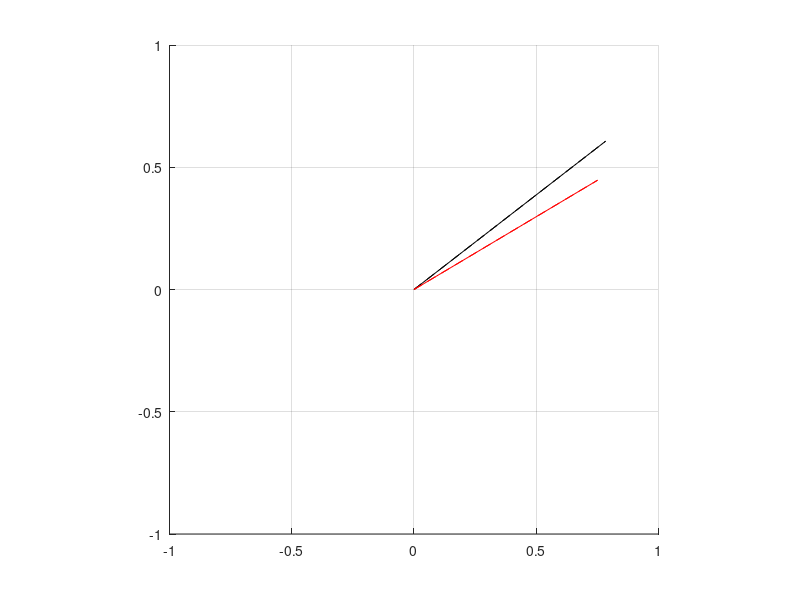
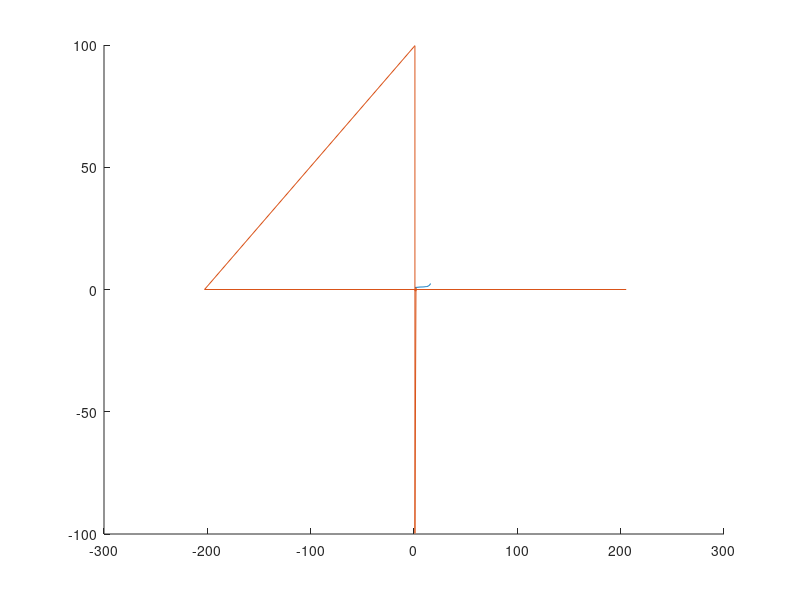

MATLAB code to generate these figures, in order:
%%% Goal is to compare eig(S,R) with eig(inv(R)*S)
%%% Theoretically they are identical but computationally from a digital
%%% computation, rounding error propogation perspective, they are very
%%% different in effort and risk of rounding error stacking
%%%
%%% Part 1: Perform on a small 2x2 matrix, compare results
%%%
%%% Part 2: With real data matrices in R16
load real_matrices.mat

Ss = randn(2,2);
Rs = randn(2,2);

[eigvecs, eigvals] = eig(Ss,Rs);
[eigvecsInv, eigvalsInv] = eig(inv(Rs)*Ss);

% disp ([eigvals, eigvalsInv])
% disp ([eigvecs, eigvecsInv])

figure(1),clf, hold on
plot([0 eigvecs(1,1)],[0 eigvecs(2,1)], 'k-')
plot([0 eigvecs(1,2)],[0 eigvecs(2,2)], 'k--')
plot([0 eigvecsInv(1,1)],[0 eigvecsInv(2,1)], 'r-')
plot([0 eigvecsInv(1,2)],[0 eigvecsInv(2,2)], 'r--')
axis([-1 1 -1 1]), axis square, grid on

[eigvecs, eigvals] = eig(S,R);
[eigvecsInv, eigvalsInv] = eig(inv(R)*S);

% disp ([eigvals, eigvalsInv])
% disp ([eigvecs, eigvecsInv])

figure(2),clf, hold on
plot(diag(eigvals))
plot(diag(eigvalsInv))